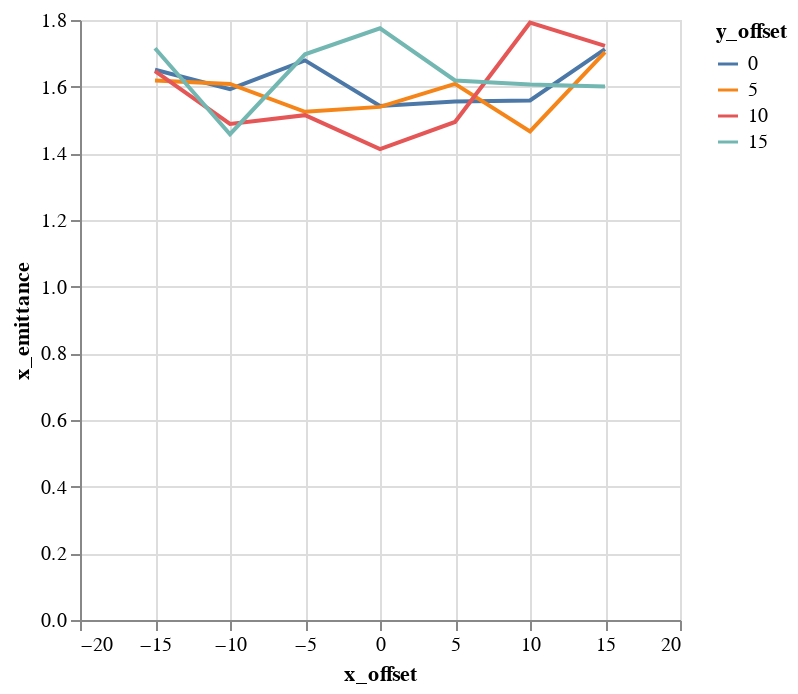

Notebook code for this chart:
### Markdown cell above
## Plots

### Code cell
alt.Chart(emit_df).mark_line().encode(
    color='y_offset:N',
    x='x_offset',
    y='x_emittance',
)

### Figure 1 — Vega-Lite specification as saved in the notebook (floating-point values rounded to 4 significant figures)
{"$schema": "https://vega.github.io/schema/vega-lite/v1.2.1.json", "data": {"values": [{"losses": 0, "relbeta": 0.002308, "sourceID": 16777222, "sourceName": "x_-15_y_0", "x_emittance": 1.651, "x_emittance_rel": 1.018, "x_norm_emittance": 0.003811, "x_offset": -15, "y_emittance": 1.573, "y_emittance_rel": 1.0, "y_norm_emittance": 0.00363, "y_offset": 0}, {"losses": 0, "relbeta": 0.002308, "sourceID": 16777229, "sourceName": "x_-15_y_5", "x_emittance": 1.618, "x_emittance_rel": 1.016, "x_norm_emittance": 0.003736, "x_offset": -15, "y_emittance": 1.592, "y_emittance_rel": 0.999, "y_norm_emittance": 0.003675, "y_offset": 5}, {"losses": 0, "relbeta": 0.002308, "sourceID": 16777236, "sourceName": "x_-15_y_10", "x_emittance": 1.647, "x_emittance_rel": 1.018, "x_norm_emittance": 0.003802, "x_offset": -15, "y_emittance": 1.595, "y_emittance_rel": 0.9991, "y_norm_emittance": 0.003682, "y_offset": 10}, {"losses": 0, "relbeta": 0.002308, "sourceID": 16777243, "sourceName": "x_-15_y_15", "x_emittance": 1.715, "x_emittance_rel": 1.026, "x_norm_emittance": 0.003959, "x_offset": -15, "y_emittance": 1.67, "y_emittance_rel": 1.005, "y_norm_emittance": 0.003855, "y_offset": 15}, {"losses": 0, "relbeta": 0.002308, "sourceID": 16777220, "sourceName": "x_-10_y_0", "x_emittance": 1.592, "x_emittance_rel": 1.0, "x_norm_emittance": 0.003676, "x_offset": -10, "y_emittance": 1.554, "y_emittance_rel": 1.001, "y_norm_emittance": 0.003587, "y_offset": 0}, {"losses": 0, "relbeta": 0.002308, "sourceID": 16777227, "sourceName": "x_-10_y_5", "x_emittance": 1.608, "x_emittance_rel": 0.997, "x_norm_emittance": 0.003712, "x_offset": -10, "y_emittance": 1.58, "y_emittance_rel": 1.0, "y_norm_emittance": 0.003648, "y_offset": 5}, {"losses": 0, "relbeta": 0.002308, "sourceID": 16777234, "sourceName": "x_-10_y_10", "x_emittance": 1.488, "x_emittance_rel": 1.001, "x_norm_emittance": 0.003435, "x_offset": -10, "y_emittance": 1.667, "y_emittance_rel": 1.001, "y_norm_emittance": 0.003849, "y_offset": 10}, {"losses": 0, "relbeta": 0.002308, "sourceID": 16777241, "sourceName": "x_-10_y_15", "x_emittance": 1.457, "x_emittance_rel": 1.005, "x_norm_emittance": 0.003364, "x_offset": -10, "y_emittance": 1.637, "y_emittance_rel": 1.002, "y_norm_emittance": 0.003779, "y_offset": 15}, {"losses": 0, "relbeta": 0.002308, "sourceID": 16777218, "sourceName": "x_-5_y_0", "x_emittance": 1.679, "x_emittance_rel": 1.001, "x_norm_emittance": 0.003875, "x_offset": -5, "y_emittance": 1.718, "y_emittance_rel": 1.0, "y_norm_emittance": 0.003966, "y_offset": 0}, {"losses": 0, "relbeta": 0.002308, "sourceID": 16777225, "sourceName": "x_-5_y_5", "x_emittance": 1.525, "x_emittance_rel": 1.001, "x_norm_emittance": 0.003519, "x_offset": -5, "y_emittance": 1.628, "y_emittance_rel": 1.001, "y_norm_emittance": 0.003758, "y_offset": 5}, {"losses": 0, "relbeta": 0.002308, "sourceID": 16777232, "sourceName": "x_-5_y_10", "x_emittance": 1.515, "x_emittance_rel": 1.002, "x_norm_emittance": 0.003496, "x_offset": -5, "y_emittance": 1.548, "y_emittance_rel": 1.002, "y_norm_emittance": 0.003573, "y_offset": 10}, {"losses": 0, "relbeta": 0.002308, "sourceID": 16777239, "sourceName": "x_-5_y_15", "x_emittance": 1.697, "x_emittance_rel": 1.003, "x_norm_emittance": 0.003918, "x_offset": -5, "y_emittance": 1.503, "y_emittance_rel": 0.9991, "y_norm_emittance": 0.003471, "y_offset": 15}, {"losses": 0, "relbeta": 0.002308, "sourceID": 16777216, "sourceName": "x_0_y_0", "x_emittance": 1.542, "x_emittance_rel": 1.001, "x_norm_emittance": 0.00356, "x_offset": 0, "y_emittance": 1.536, "y_emittance_rel": 0.9999, "y_norm_emittance": 0.003547, "y_offset": 0}, {"losses": 0, "relbeta": 0.002308, "sourceID": 16777223, "sourceName": "x_0_y_5", "x_emittance": 1.539, "x_emittance_rel": 0.9993, "x_norm_emittance": 0.003554, "x_offset": 0, "y_emittance": 1.537, "y_emittance_rel": 1.001, "y_norm_emittance": 0.003548, "y_offset": 5}, {"losses": 0, "relbeta": 0.002308, "sourceID": 16777230, "sourceName": "x_0_y_10", "x_emittance": 1.412, "x_emittance_rel": 1.007, "x_norm_emittance": 0.003261, "x_offset": 0, "y_emittance": 1.477, "y_emittance_rel": 1.001, "y_norm_emittance": 0.003408, "y_offset": 10}, {"losses": 0, "relbeta": 0.002308, "sourceID": 16777237, "sourceName": "x_0_y_15", "x_emittance": 1.775, "x_emittance_rel": 1.004, "x_norm_emittance": 0.004098, "x_offset": 0, "y_emittance": 1.617, "y_emittance_rel": 1.003, "y_norm_emittance": 0.003734, "y_offset": 15}, {"losses": 0, "relbeta": 0.002308, "sourceID": 16777217, "sourceName": "x_5_y_0", "x_emittance": 1.556, "x_emittance_rel": 1.004, "x_norm_emittance": 0.003591, "x_offset": 5, "y_emittance": 1.675, "y_emittance_rel": 1.0, "y_norm_emittance": 0.003867, "y_offset": 0}, {"losses": 0, "relbeta": 0.002308, "sourceID": 16777224, "sourceName": "x_5_y_5", "x_emittance": 1.609, "x_emittance_rel": 1.004, "x_norm_emittance": 0.003713, "x_offset": 5, "y_emittance": 1.474, "y_emittance_rel": 1.0, "y_norm_emittance": 0.003402, "y_offset": 5}, {"losses": 0, "relbeta": 0.002308, "sourceID": 16777231, "sourceName": "x_5_y_10", "x_emittance": 1.494, "x_emittance_rel": 1.022, "x_norm_emittance": 0.003449, "x_offset": 5, "y_emittance": 1.592, "y_emittance_rel": 0.9989, "y_norm_emittance": 0.003675, "y_offset": 10}, {"losses": 0, "relbeta": 0.002308, "sourceID": 16777238, "sourceName": "x_5_y_15", "x_emittance": 1.619, "x_emittance_rel": 1.013, "x_norm_emittance": 0.003736, "x_offset": 5, "y_emittance": 1.571, "y_emittance_rel": 0.998, "y_norm_emittance": 0.003627, "y_offset": 15}, {"losses": 0, "relbeta": 0.002308, "sourceID": 16777219, "sourceName": "x_10_y_0", "x_emittance": 1.559, "x_emittance_rel": 1.026, "x_norm_emittance": 0.003598, "x_offset": 10, "y_emittance": 1.6, "y_emittance_rel": 1.001, "y_norm_emittance": 0.003693, "y_offset": 0}, {"losses": 0, "relbeta": 0.002308, "sourceID": 16777226, "sourceName": "x_10_y_5", "x_emittance": 1.466, "x_emittance_rel": 1.013, "x_norm_emittance": 0.003384, "x_offset": 10, "y_emittance": 1.503, "y_emittance_rel": 0.9976, "y_norm_emittance": 0.003469, "y_offset": 5}, {"losses": 0, "relbeta": 0.002308, "sourceID": 16777233, "sourceName": "x_10_y_10", "x_emittance": 1.792, "x_emittance_rel": 1.028, "x_norm_emittance": 0.004137, "x_offset": 10, "y_emittance": 1.614, "y_emittance_rel": 1.001, "y_norm_emittance": 0.003727, "y_offset": 10}, {"losses": 0, "relbeta": 0.002308, "sourceID": 16777240, "sourceName": "x_10_y_15", "x_emittance": 1.607, "x_emittance_rel": 1.021, "x_norm_emittance": 0.003709, "x_offset": 10, "y_emittance": 1.506, "y_emittance_rel": 0.9967, "y_norm_emittance": 0.003477, "y_offset": 15}, {"losses": 0, "relbeta": 0.002308, "sourceID": 16777221, "sourceName": "x_15_y_0", "x_emittance": 1.713, "x_emittance_rel": 1.143, "x_norm_emittance": 0.003954, "x_offset": 15, "y_emittance": 1.579, "y_emittance_rel": 1.001, "y_norm_emittance": 0.003645, "y_offset": 0}, {"losses": 1, "relbeta": 0.002308, "sourceID": 16777228, "sourceName": "x_15_y_5", "x_emittance": 1.704, "x_emittance_rel": 1.084, "x_norm_emittance": 0.003933, "x_offset": 15, "y_emittance": 1.485, "y_emittance_rel": 0.9998, "y_norm_emittance": 0.003429, "y_offset": 5}, {"losses": 0, "relbeta": 0.002308, "sourceID": 16777235, "sourceName": "x_15_y_10", "x_emittance": 1.722, "x_emittance_rel": 1.061, "x_norm_emittance": 0.003976, "x_offset": 15, "y_emittance": 1.616, "y_emittance_rel": 1.0, "y_norm_emittance": 0.003731, "y_offset": 10}, {"losses": 0, "relbeta": 0.002308, "sourceID": 16777242, "sourceName": "x_15_y_15", "x_emittance": 1.601, "x_emittance_rel": 1.057, "x_norm_emittance": 0.003695, "x_offset": 15, "y_emittance": 1.593, "y_emittance_rel": 1.004, "y_norm_emittance": 0.003678, "y_offset": 15}]}, "encoding": {"color": {"field": "y_offset", "type": "nominal"}, "x": {"field": "x_offset", "type": "quantitative"}, "y": {"field": "x_emittance", "type": "quantitative"}}, "mark": "line"}
